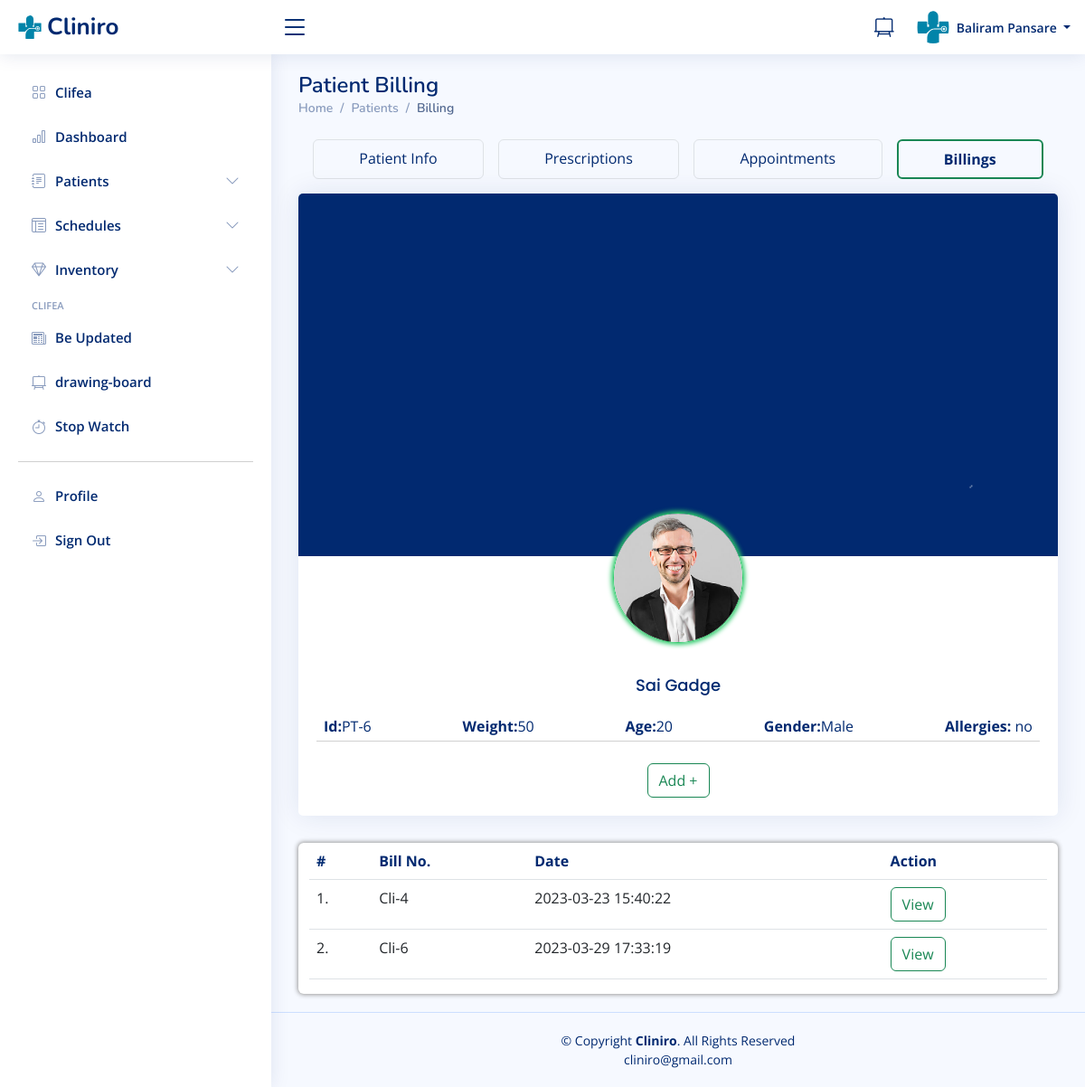
The page /doctor/patientbilling.php?patid=6 (signed in) on the database its author committed.
### tables this page shows
CREATE TABLE `doctors` (
  `id` int(11) NOT NULL,
  `specilization` varchar(255) DEFAULT NULL,
  `doctorName` varchar(255) DEFAULT NULL,
  `address` longtext DEFAULT NULL,
  `docFees` varchar(255) DEFAULT NULL,
  `contactno` bigint(11) DEFAULT NULL,
  `docEmail` varchar(255) DEFAULT NULL,
  `gender` text DEFAULT NULL,
  `age` varchar(20) DEFAULT NULL,
  `dob` varchar(50) DEFAULT NULL,
  `clinic_name` varchar(50) DEFAULT NULL,
  `clinic_contact` bigint(11) DEFAULT NULL,
  `clinic_timing` varchar(50) DEFAULT NULL,
  `closed` varchar(50) DEFAULT '-',
  `clinic_locality` varchar(50) DEFAULT NULL,
  `clinic_city` varchar(50) DEFAULT NULL,
  `password` varchar(255) DEFAULT NULL,
  `creationDate` timestamp NULL DEFAULT current_timestamp(),
  `updationDate` timestamp NULL DEFAULT NULL ON UPDATE current_timestamp()
);

CREATE TABLE `users` (
  `id` int(11) NOT NULL,
  `fullName` varchar(255) DEFAULT NULL,
  `address` longtext DEFAULT NULL,
  `city` varchar(255) DEFAULT NULL,
  `gender` varchar(255) DEFAULT NULL,
  `email` varchar(255) DEFAULT NULL,
  `password` varchar(255) DEFAULT NULL,
  `regDate` timestamp NULL DEFAULT current_timestamp(),
  `updationDate` timestamp NULL DEFAULT NULL ON UPDATE current_timestamp(),
  `Age` int(3) DEFAULT NULL,
  `Height` int(4) DEFAULT NULL,
  `Weight` int(3) DEFAULT NULL,
  `Medication` varchar(200) DEFAULT NULL,
  `Allergy` varchar(200) DEFAULT NULL,
  `Phone` bigint(10) DEFAULT NULL,
  `Locality` varchar(100) DEFAULT NULL,
  `Ename` varchar(50) DEFAULT NULL,
  `Erelation` varchar(50) DEFAULT NULL,
  `Econtact` bigint(10) DEFAULT NULL,
  `otp` int(10) NOT NULL
);

CREATE TABLE `billing` (
  `Billid` int(10) NOT NULL,
  `Docid` int(10) NOT NULL,
  `Patid` int(10) NOT NULL,
  `Clibillid` int(10) NOT NULL DEFAULT 1,
  `Description` varchar(500) NOT NULL,
  `Amount` int(10) NOT NULL,
  `billname` varchar(50) NOT NULL,
  `Created` timestamp NOT NULL DEFAULT current_timestamp() ON UPDATE current_timestamp()
);

### doctor/patientbilling.php (the view, shortened to what this page needs)
<?php
include('include/config.php');
if(strlen($_SESSION['id']==0)) {
 header('location:doctorlogout.php');
  } else{
?>
<!DOCTYPE html>
<html lang="en">
<?php include('include/head.php');?>
<body>
<?php include('include/header.php');?>
<?php include('include/sidebar.php');?>
  <main class="main" id="main">
    <div class="pagetitle">
      <h1>Patient Billing</h1>
      <nav>
        <ol class="breadcrumb">
          <li class="breadcrumb-item"><a href="dashboard.php">Home</a></li>
          <li class="breadcrumb-item">Patients</li>
          <li class="breadcrumb-item active">Billing</li>
        </ol>
      </nav>
    </div>
    <section class="section">
        <?php
        $patid=$_GET['patid'];
        $ret=mysqli_query($con,"select * from users where id='$patid'");
        while ($row=mysqli_fetch_array($ret)) {
        ?>
        <div class="d-flex flex-wrap text-center m-2 rounded" id="patient-nav">
            <a href="view-patient.php?viewid=<?php echo $row['id'];?>" class="p-2 flex-grow-1 border rounded m-2">Patient Info</a>
            <a href="prescriptions.php?prespid=<?php echo $row['id'];?>" class="p-2 flex-grow-1 border rounded m-2">Prescriptions</a>
            <a href="patientappointment.php?patid=<?php echo $row['id'];?>" class="p-2 flex-grow-1 border rounded m-2">Appointments</a>
            <a href="patientbilling.php?patid=<?php echo $row['id'];?>" class="p-2 flex-grow-1 border rounded m-2 border-success border-2 fw-bold">Billings</a>
        </div>
        <div class="row" >
            <div class="col-xxl-3 ">
                <div class="card">
                    <img class="card-img-top" src="../assets/img/cardback.png" alt="Bologna">
                    <div class="card-body text-center">
                        <img class="avatar rounded-circle" src="../assets/img/messages-3.jpg" alt="patientpic">
                        <h4 class="card-title"><?php  echo $row['fullName'];?></h4>
                        <div class="d-flex justify-content-between flex-wrap" id="form-subhead">
                            <div class="px-2"> <b>Id:</b>PT-<?php  echo $row['id'];?></div>
                            <div class="px-2"> <b>Weight:</b><?php  echo $row['Weight'];?></div>
                            <div class="px-2"> <b>Age:</b><?php  echo $row['Age'];?></div>
                            <div class="px-2"> <b>Gender:</b><?php  echo $row['gender'];?></div>
                            <div class="px-2"> <b>Allergies:</b> <?php  echo $row['Allergy'];?></div>
                        </div>
                        <hr class="mt-1">
                        <button class="btn btn-outline-success mt-2 text-center align-items-center" data-bs-toggle="modal" data-bs-target="#billpayment">Add +</button>
                    </div>
                </div>
                <?php }?>
            </div>
            <div class="col-xxl-9">
                <div class="container-fluid box8 rounded table-responsive" id="patients-patients-cont">
                    <table class="table datatable">
                        <thead>
                            <tr id="form-subhead">
                                <th scope="col">#</th>
                                <th scope="col">Bill No.</th>
                                <th scope="col">Date</th>
                                <th scope="col">Action</th>
                            </tr>
                        </thead>
                        <tbody>
                            <?php
                            $docid = $_SESSION['id'];
                            $patid=$_GET['patid'];
                            $ret=mysqli_query($con,"SELECT * FROM users INNER JOIN billing ON users.id = billing.Patid INNER JOIN doctors ON billing.DocId = doctors.id where Patid='$patid' AND Docid='$docid';");
                            $i = 1;
                            while ($row=mysqli_fetch_array($ret)) { ?>
                            <tr>
                                <td class="center"><?php echo $i;?>.</td>
                                <td>Cli-<?php echo $row['Clibillid'];?></td>
                                <td><?php echo $row['Created'];?></td>
                                <td>
                                <button class="btn btn-outline-success text-center align-items-center" data-bs-toggle="modal" data-bs-target="#myModal<?php echo $row['Billid']?>">View</button>
                                </td>
                            </tr>
                            <?php $i++; }?>
                        </tbody>
                    </table>
                </div>
            </div>
        </div>
    </section>
</main>
  <?php include('include/footer.php');?>
</body>
</html>
<?php } ?>

### doctor/include/header.php (shortened to what this page needs)
<header id="header" class="header fixed-top d-flex align-items-center">
<div class="d-flex align-items-center justify-content-between">
  <a href="index.html" class="logo d-flex align-items-center">
    <img src="assets/img/logo.svg" alt="">
    <span class="d-none d-lg-block">Cliniro</span>
  </a>
  <i class="bi bi-list toggle-sidebar-btn"></i>
</div>
<nav class="header-nav ms-auto">
  <ul class="d-flex align-items-center">
    <li>
      <a class="nav-link nav-icon" href="scratchpad.php" target="_blank" >
        <i class="bi bi-easel2"></i>
      </a>
    </li>
    <li class="nav-item dropdown pe-3">
      <a class="nav-link nav-profile d-flex align-items-center pe-0" href="#" data-bs-toggle="dropdown">
        <img src="assets/img/logo copy.svg" alt="Profile" class="rounded-circle">
        <span class="d-none d-md-block dropdown-toggle ps-2">
        <?php $query=mysqli_query($con,"select doctorName from doctors where id='".$_SESSION['id']."'");
        while($row=mysqli_fetch_array($query))
        {
            echo $row['doctorName'];
        }?>
        </span>
      </a>
        </li>
      </ul>
</nav>
</header>

### doctor/assets/css/style.css (style rules this page uses)
:root { scroll-behavior: smooth; }
body { font-family: "Open Sans", sans-serif; background: #f6f9ff; color: #444444; }
a { color: #4154f1; text-decoration: none; }
h1, h2, h3, h4, h5, h6 { font-family: "Nunito", sans-serif; }
#main { margin-top: 60px; padding: 20px 30px; transition: all 0.3s; }
.pagetitle { margin-bottom: 10px; }
.pagetitle h1 { font-size: 24px; margin-bottom: 0; font-weight: 600; color: #012970; }
.card { margin-bottom: 30px; border: none; border-radius: 5px; box-shadow: 0px 0 30px rgba(1, 41, 112, 0.1); }
.card-title { padding: 20px 0 15px 0; font-size: 18px; font-weight: 500; color: #012970; font-family: "Poppins", sans-serif; }
.card-body { padding: 0 20px 20px 20px; }
.breadcrumb { font-size: 14px; font-family: "Nunito", sans-serif; color: #899bbd; font-weight: 600; }
.breadcrumb a { color: #899bbd; transition: 0.3s; }
.breadcrumb .breadcrumb-item::before { color: #899bbd; }
.breadcrumb .active { color: #51678f; font-weight: 600; }
.logo { line-height: 1; }
@media (min-width: 1200px) { .logo { width: 280px; } }
.logo img { max-height: 26px; margin-right: 6px; }
.logo span { font-size: 26px; font-weight: 700; color: #012970; font-family: "Nunito", sans-serif; }
.header { transition: all 0.5s; z-index: 997; height: 60px; box-shadow: 0px 2px 20px rgba(1, 41, 112, 0.1); background-color: #fff; padding-left: 20px; }
.header .toggle-sidebar-btn { font-size: 32px; padding-left: 10px; cursor: pointer; color: #012970; }
.header-nav ul { list-style: none; }
.header-nav>ul { margin: 0; padding: 0; }
.header-nav .nav-icon { font-size: 22px; color: #012970; margin-right: 25px; position: relative; }
.header-nav .nav-profile { color: #012970; }
.header-nav .nav-profile img { max-height: 36px; }
.header-nav .nav-profile span { font-size: 14px; font-weight: 600; }
@media (min-width: 1200px) { #main, #footer { margin-left: 300px; } }
.section { flex: 0 0 300px; min-height: 500px; }
button { cursor: pointer; }
.box8 { box-shadow: 0px 0px 5px 1px #999; }
#patients-patients-cont { background-color: white; }
#form-subhead { color: #012970; }
.avatar { border: 0.1rem solid #2eca6a; margin-top: -3rem; margin-bottom: 1rem; max-width: 9rem; box-shadow: 0px 0px 5px 2px #2eca6a; }
#patient-nav a { color: #012970 !important; }

### rows shown on the page
doctors: doctorName "Baliram Pansare"
users: fullName "Sai Gadge", id "6", Weight "50", Age "20", gender "Male", Allergy "no", billing.Clibillid "4", billing.Created "2023-03-23 15:40:22", billing.Clibillid "6", billing.Created "2023-03-29 17:33:19"
